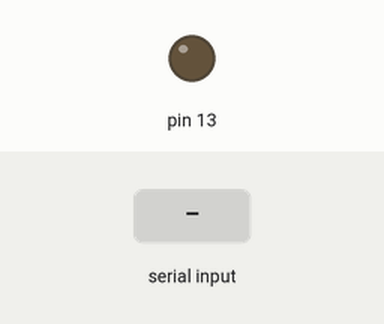
Recording of a sketch running on a simulated Arduino Uno, built with avr-gcc and run on an emulated ATmega328P. On the bench: output pins drawn as LEDs (lit = HIGH). The test bench sets the inputs (shaded band). What the sketch prints to the serial monitor is not drawn.

Above: at 1.2 s.
1.3 s: byte 16 (16) received over Serial
Timing chart, 0 to 4.3 s (numbered marks = the images above; inputs shaded):
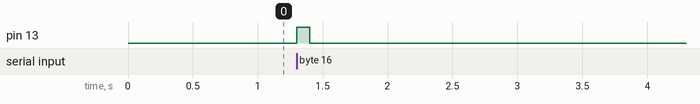

The sketch:

serialtest.ino
```cpp
int incomingByte = 0;   // for incoming serial data

void setup() {
        Serial.begin(9600);
        pinMode(13, OUTPUT);
        // opens serial port, sets data rate to 9600 bps
}

void loop() {
//  #{0 0 boost jump right left backward forward)

        // send data only when you receive data:
        if (Serial.available() > 0) {
                // read the incoming byte:
                incomingByte = Serial.read();
                Serial.flush();

                // say what you got:
                Serial.print("I received: ");
                if(incomingByte == 16){
                  digitalWrite(13, HIGH);
                  delay(100);
                  digitalWrite(13,LOW);
                }

                Serial.println(incomingByte, DEC);
        }
}
```

Measured:
- after the input at 1.3 s, pin 13: LOW → HIGH at once, → LOW 0.10 s later
